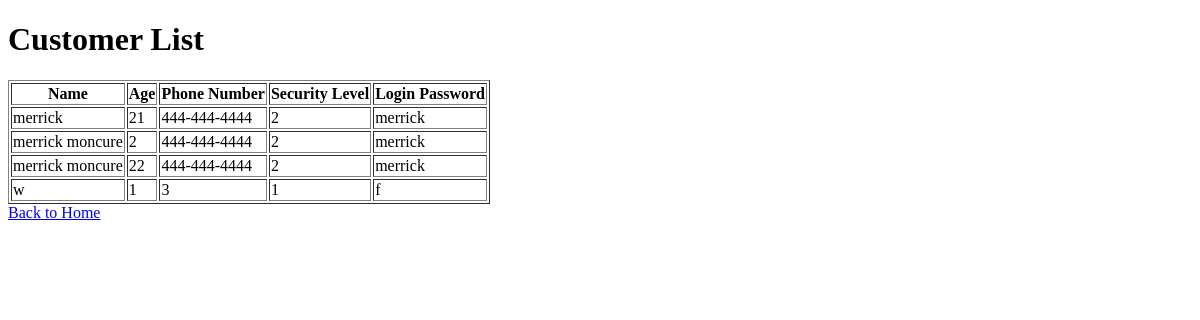
Before: /list_customers with the older database file.
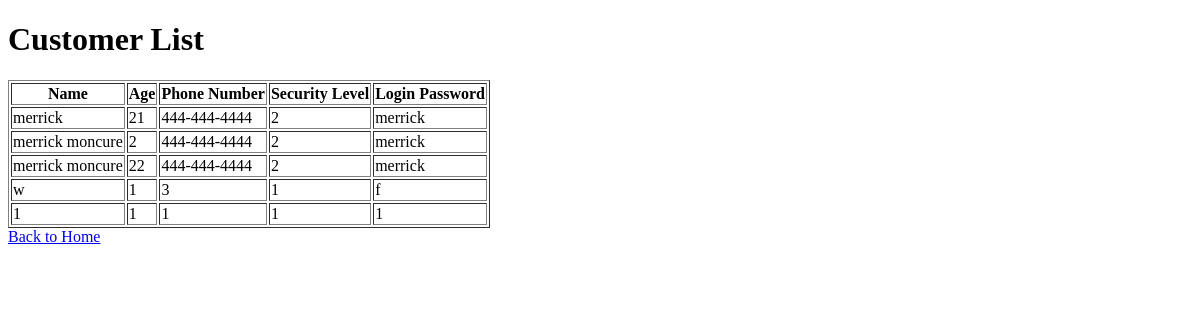
After: the same page with the newer database file.
### models.py (models this page shows)
class Customer(db.Model):
    id = db.Column(db.Integer, primary_key=True)
    name = db.Column(db.String(100), nullable=False)
    age = db.Column(db.Integer, nullable=False)
    phone_number = db.Column(db.String(15), nullable=False)
    security_role_level = db.Column(db.Integer, nullable=False)
    login_password = db.Column(db.String(100), nullable=False)

### app.py (the view)
@app.route('/list_customers')
def list_customers():
    customers = Customer.query.all()
    return render_template('list_customers.html', customers=customers)

### templates/list_customers.html (shortened to what this page needs)
<!DOCTYPE html>
<html>
<head>
</head>
<body>
    <h1>Customer List</h1>
    <table border="1">
        <tr>
            <th>Name</th>
            <th>Age</th>
            <th>Phone Number</th>
            <th>Security Level</th>
            <th>Login Password</th>
        </tr>
        {% for customer in customers %}
        <tr>
            <td>{{ customer.name }}</td>
            <td>{{ customer.age }}</td>
            <td>{{ customer.phone_number }}</td>
            <td>{{ customer.security_role_level }}</td>
            <td>{{ customer.login_password }}</td>
        </tr>
        {% endfor %}
    </table>
    <a href="{{ url_for('home') }}">Back to Home</a>
</body>
</html>

Changed rows visible on the page:
added Customer: name "1", age "1", phone_number "1", security_role_level "1", login_password "1"
